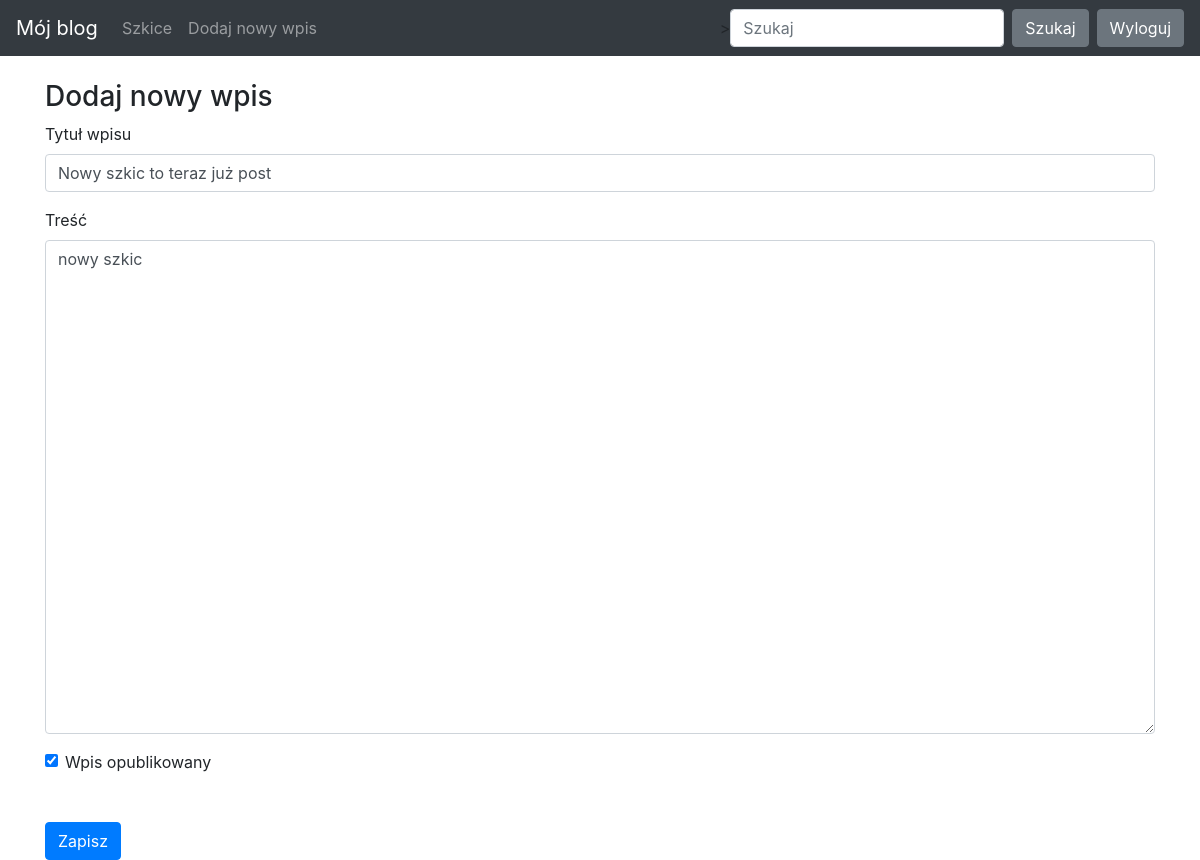
Page /edit-post/23 (signed in) on the earlier database version.
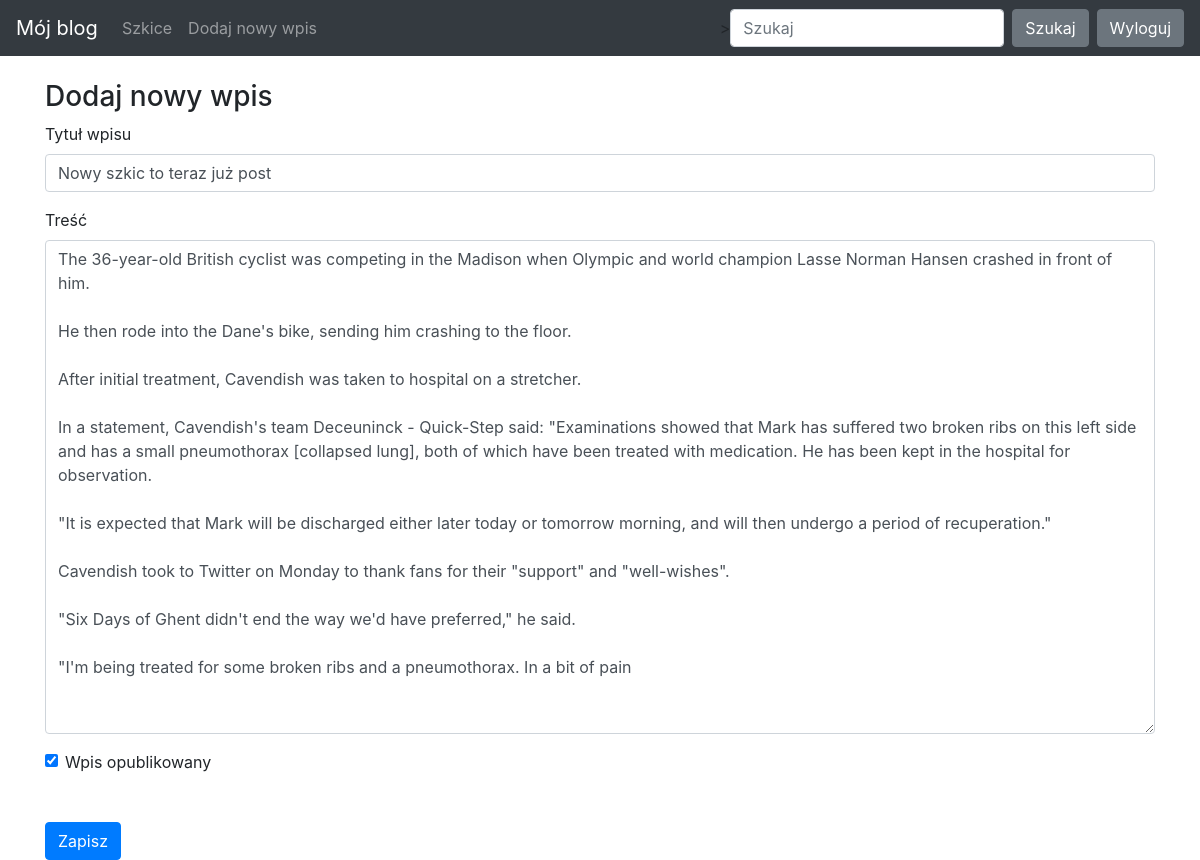
Same page on the later database version.
### blog/models.py (models this page shows)
class Entry(db.Model):
   id = db.Column(db.Integer, primary_key=True)
   title = db.Column(db.String(80), nullable=False)
   body = db.Column(db.Text, nullable=False)
   pub_date = db.Column(db.DateTime, nullable=False,
       default=datetime.datetime.utcnow)
   is_published = db.Column(db.Boolean, default=False)

### blog/routes.py (the view)
@app.route("/edit-post/<int:entry_id>", methods=["GET", "POST"])
@login_required
def edit_entry(entry_id):
    entry = Entry.query.filter_by(id=entry_id).first_or_404()
    form = EntryForm(obj=entry)
    errors = None
    if request.method == 'POST':
        create_edit_entry(form, entry_id=entry_id, entry=entry)
        return redirect(url_for('index'))
    else:
        errors = form.errors
    return render_template("entry_form.html", form=form, errors=errors)

### blog/forms.py
class EntryForm(FlaskForm):
   title = StringField('Title', validators=[DataRequired()])
   body = TextAreaField('Content', validators=[DataRequired()])
   is_published = BooleanField('Is Published?')

### blog/routes.py (called while the page is built)
def login_required(view_func):
   @functools.wraps(view_func)
   def check_permissions(*args, **kwargs):
       if session.get('logged_in'):
           return view_func(*args, **kwargs)
       return redirect(url_for('login', next=request.path))
   return check_permissions

### blog/templates/entry_form.html (shortened to what this page needs)
{% extends "base.html" %}
{% block content %}
<h3>
   Dodaj nowy wpis
</h3>
<form action="" method="POST">
   <div class="form-group">
       <label for="title">Tytuł wpisu</label>
       {{ form.title(class_="form-control") }}
   </div>
   <div class="form-group">
       <label for="body">Treść</label>
       {{ form.body(class_="form-control", cols="100", rows="20") }}
   </div>
   <div class="form-check">
       {{ form.is_published(class_="form-check-input") }}
       <label class="form-check-label" for="is_published">Wpis opublikowany</label>
   </div>
   <button type="submit" class="btn btn-primary mt-5">Zapisz</button>
</form>
{% endblock %}

Differences in the rows shown:
changed Entry "Nowy szkic to teraz już post": body "nowy szkic" → "The 36-year-old British cyclist was competing in the Madison when Olympic and world champion Lasse Norman Hansen crashed in front of him. He then rode into the Dane's bike, sending him crashing to the floor. After initial treatment, Cavendish was taken to hospital on a stretcher. In a statement, Cavendish's team Deceuninck - Quick-Step said: \"Examinations showed that Mark has suffered two broken ribs on this left side and has a small pneumothorax [collapsed lung], both of which have been treated with medication. He has been kept in the hospital for observation. \"It is expected that Mark will be discharged either later today or tomorrow morning, and will then undergo a period of…"
